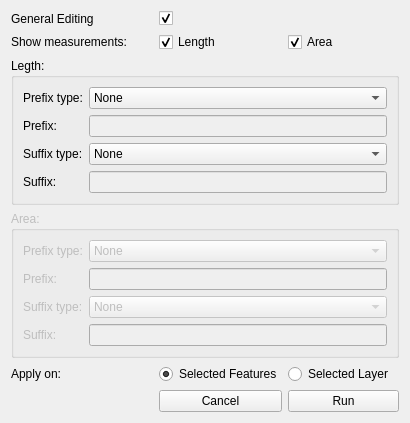
<?xml version="1.0" encoding="UTF-8"?>
<ui version="4.0">
 <class>ShowMeasurements</class>
 <widget class="QWidget" name="ShowMeasurements">
  <property name="geometry">
   <rect>
    <x>0</x>
    <y>0</y>
    <width>410</width>
    <height>416</height>
   </rect>
  </property>
  <property name="sizePolicy">
   <sizepolicy hsizetype="Minimum" vsizetype="Preferred">
    <horstretch>0</horstretch>
    <verstretch>0</verstretch>
   </sizepolicy>
  </property>
  <property name="maximumSize">
   <size>
    <width>16777215</width>
    <height>416</height>
   </size>
  </property>
  <property name="windowTitle">
   <string>Form</string>
  </property>
  <layout class="QGridLayout" name="gridLayout">
   <item row="2" column="2">
    <widget class="QCheckBox" name="area_chk">
     <property name="text">
      <string>Area</string>
     </property>
     <property name="checked">
      <bool>true</bool>
     </property>
    </widget>
   </item>
   <item row="7" column="2" colspan="2">
    <widget class="QPushButton" name="run_btn">
     <property name="text">
      <string>Run</string>
     </property>
    </widget>
   </item>
   <item row="6" column="1">
    <widget class="QRadioButton" name="selected_features_rad">
     <property name="text">
      <string>Selected Features</string>
     </property>
     <property name="checked">
      <bool>true</bool>
     </property>
    </widget>
   </item>
   <item row="7" column="1">
    <widget class="QPushButton" name="cancel_btn">
     <property name="text">
      <string>Cancel</string>
     </property>
    </widget>
   </item>
   <item row="7" column="0">
    <spacer name="horizontalSpacer">
     <property name="orientation">
      <enum>Qt::Horizontal</enum>
     </property>
     <property name="sizeHint" stdset="0">
      <size>
       <width>116</width>
       <height>20</height>
      </size>
     </property>
    </spacer>
   </item>
   <item row="6" column="2">
    <widget class="QRadioButton" name="selected_layer_rad">
     <property name="text">
      <string>Selected Layer</string>
     </property>
    </widget>
   </item>
   <item row="2" column="0">
    <widget class="QLabel" name="label_2">
     <property name="text">
      <string>Show measurements:</string>
     </property>
    </widget>
   </item>
   <item row="6" column="0">
    <widget class="QLabel" name="label">
     <property name="text">
      <string>Apply on:</string>
     </property>
    </widget>
   </item>
   <item row="2" column="1">
    <widget class="QCheckBox" name="length_chk">
     <property name="text">
      <string>Length</string>
     </property>
     <property name="checked">
      <bool>true</bool>
     </property>
    </widget>
   </item>
   <item row="5" column="0" colspan="4">
    <widget class="QGroupBox" name="area_box">
     <property name="enabled">
      <bool>false</bool>
     </property>
     <property name="title">
      <string>Area:</string>
     </property>
     <layout class="QGridLayout" name="gridLayout_2">
      <item row="0" column="0">
       <widget class="QLabel" name="label_3">
        <property name="text">
         <string>Prefix type:</string>
        </property>
       </widget>
      </item>
      <item row="0" column="1">
       <widget class="QComboBox" name="area_prefix_type">
        <property name="sizePolicy">
         <sizepolicy hsizetype="Expanding" vsizetype="Fixed">
          <horstretch>0</horstretch>
          <verstretch>0</verstretch>
         </sizepolicy>
        </property>
        <item>
         <property name="text">
          <string>None</string>
         </property>
        </item>
        <item>
         <property name="text">
          <string>Map Unit</string>
         </property>
        </item>
        <item>
         <property name="text">
          <string>Hectares</string>
         </property>
        </item>
        <item>
         <property name="text">
          <string>Custom</string>
         </property>
        </item>
       </widget>
      </item>
      <item row="1" column="0">
       <widget class="QLabel" name="label_5">
        <property name="text">
         <string>Prefix:</string>
        </property>
       </widget>
      </item>
      <item row="1" column="1">
       <widget class="QLineEdit" name="area_prefix">
        <property name="enabled">
         <bool>false</bool>
        </property>
       </widget>
      </item>
      <item row="2" column="0">
       <widget class="QLabel" name="label_4">
        <property name="text">
         <string>Suffix type:</string>
        </property>
       </widget>
      </item>
      <item row="2" column="1">
       <widget class="QComboBox" name="area_suffix_type">
        <property name="sizePolicy">
         <sizepolicy hsizetype="Expanding" vsizetype="Fixed">
          <horstretch>0</horstretch>
          <verstretch>0</verstretch>
         </sizepolicy>
        </property>
        <item>
         <property name="text">
          <string>None</string>
         </property>
        </item>
        <item>
         <property name="text">
          <string>Map Unit</string>
         </property>
        </item>
        <item>
         <property name="text">
          <string>Hectares</string>
         </property>
        </item>
        <item>
         <property name="text">
          <string>Custom</string>
         </property>
        </item>
       </widget>
      </item>
      <item row="3" column="0">
       <widget class="QLabel" name="label_6">
        <property name="text">
         <string>Suffix:</string>
        </property>
       </widget>
      </item>
      <item row="3" column="1">
       <widget class="QLineEdit" name="area_suffix">
        <property name="enabled">
         <bool>false</bool>
        </property>
       </widget>
      </item>
     </layout>
    </widget>
   </item>
   <item row="4" column="0" colspan="4">
    <widget class="QGroupBox" name="length_box">
     <property name="title">
      <string>Legth:</string>
     </property>
     <layout class="QGridLayout" name="gridLayout_3">
      <item row="0" column="0">
       <widget class="QLabel" name="label_7">
        <property name="sizePolicy">
         <sizepolicy hsizetype="Preferred" vsizetype="Preferred">
          <horstretch>0</horstretch>
          <verstretch>0</verstretch>
         </sizepolicy>
        </property>
        <property name="text">
         <string>Prefix type:</string>
        </property>
       </widget>
      </item>
      <item row="0" column="1">
       <widget class="QComboBox" name="length_prefix_type">
        <property name="sizePolicy">
         <sizepolicy hsizetype="Expanding" vsizetype="Fixed">
          <horstretch>0</horstretch>
          <verstretch>0</verstretch>
         </sizepolicy>
        </property>
        <item>
         <property name="text">
          <string>None</string>
         </property>
        </item>
        <item>
         <property name="text">
          <string>Map Unit</string>
         </property>
        </item>
        <item>
         <property name="text">
          <string>Custom</string>
         </property>
        </item>
       </widget>
      </item>
      <item row="1" column="0">
       <widget class="QLabel" name="label_9">
        <property name="text">
         <string>Prefix:</string>
        </property>
       </widget>
      </item>
      <item row="1" column="1">
       <widget class="QLineEdit" name="length_prefix">
        <property name="enabled">
         <bool>false</bool>
        </property>
       </widget>
      </item>
      <item row="2" column="0">
       <widget class="QLabel" name="label_8">
        <property name="text">
         <string>Suffix type:</string>
        </property>
       </widget>
      </item>
      <item row="2" column="1">
       <widget class="QComboBox" name="length_suffix_type">
        <property name="sizePolicy">
         <sizepolicy hsizetype="Expanding" vsizetype="Fixed">
          <horstretch>0</horstretch>
          <verstretch>0</verstretch>
         </sizepolicy>
        </property>
        <item>
         <property name="text">
          <string>None</string>
         </property>
        </item>
        <item>
         <property name="text">
          <string>Map Unit</string>
         </property>
        </item>
        <item>
         <property name="text">
          <string>Custom</string>
         </property>
        </item>
       </widget>
      </item>
      <item row="3" column="0">
       <widget class="QLabel" name="label_10">
        <property name="text">
         <string>Suffix:</string>
        </property>
       </widget>
      </item>
      <item row="3" column="1">
       <widget class="QLineEdit" name="length_suffix">
        <property name="enabled">
         <bool>false</bool>
        </property>
       </widget>
      </item>
     </layout>
    </widget>
   </item>
   <item row="1" column="0">
    <widget class="QLabel" name="label_11">
     <property name="text">
      <string>General Editing</string>
     </property>
    </widget>
   </item>
   <item row="1" column="1">
    <widget class="QCheckBox" name="general_editing">
     <property name="text">
      <string/>
     </property>
     <property name="checked">
      <bool>true</bool>
     </property>
    </widget>
   </item>
  </layout>
 </widget>
 <resources/>
 <connections/>
</ui>
